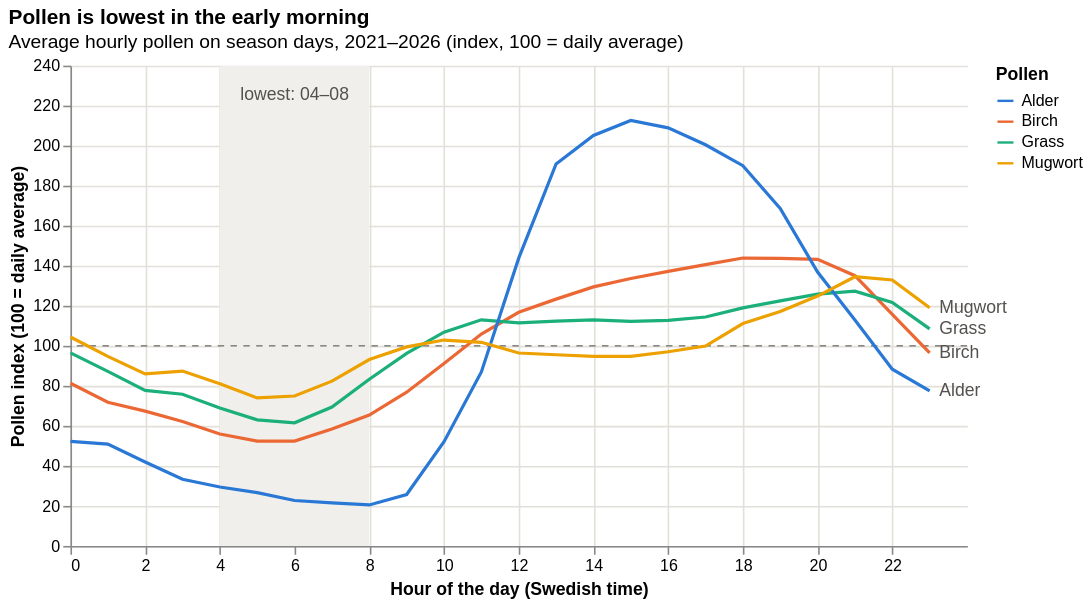

The code cell stored with this chart in its notebook:
### Code cell
band = alt.Chart(pd.DataFrame({"start": [4], "end": [8]})).mark_rect(color="#f0efec").encode(x="start:Q", x2="end:Q")
band_label = alt.Chart(pd.DataFrame({"x": [6], "y": [225], "t": ["lowest: 04–08"]})).mark_text(
    fontSize=11, color="#52514e").encode(x="x:Q", y="y:Q", text="t:N")
ref = alt.Chart(pd.DataFrame({"y": [100]})).mark_rule(strokeDash=[4, 4], color="#898781").encode(y="y:Q")
lines = alt.Chart(hourly_profile).mark_line(strokeWidth=2).encode(
    x=alt.X("hour_local:Q", title="Hour of the day (Swedish time)", scale=alt.Scale(domain=[0, 23]),
            axis=alt.Axis(values=list(range(0, 24, 2)), gridColor=GRID)),
    y=alt.Y("index:Q", title="Pollen index (100 = daily average)", axis=alt.Axis(gridColor=GRID)),
    color=alt.Color("pollen_type:N", sort=POLLEN, scale=POLLEN_SCALE, title="Pollen"),
    tooltip=["pollen_type:N", "hour_local:Q", alt.Tooltip("index:Q", format=".0f")],
)
end_labels = alt.Chart(hourly_profile.query("hour_local == 23")).mark_text(align="left", dx=6, fontSize=11).encode(
    x="hour_local:Q", y="index:Q", text="pollen_type:N", color=alt.value("#52514e"))

(
    alt.layer(band, band_label, ref, lines, end_labels)
    .properties(width=560, height=300, title=title("Pollen is lowest in the early morning",
                                                   "Average hourly pollen on season days, 2021–2026 (index, 100 = daily average)"))
    .configure_view(stroke=None)
)

### Figure 1 — Vega-Lite specification as saved in the notebook (floating-point values rounded to 4 significant figures)
{"config": {"view": {"continuousWidth": 300, "continuousHeight": 300, "stroke": null}}, "layer": [{"data": {"name": "data-ea5b017ab58d92431956989291bcf47b"}, "mark": {"type": "rect", "color": "#f0efec"}, "encoding": {"x": {"field": "start", "type": "quantitative"}, "x2": {"field": "end"}}}, {"data": {"name": "data-f2de37728bcaf6e3cc71983b7d656e4d"}, "mark": {"type": "text", "color": "#52514e", "fontSize": 11}, "encoding": {"text": {"field": "t", "type": "nominal"}, "x": {"field": "x", "type": "quantitative"}, "y": {"field": "y", "type": "quantitative"}}}, {"data": {"name": "data-9d78020f76d997398dca41cfa4b6d9e0"}, "mark": {"type": "rule", "color": "#898781", "strokeDash": [4, 4]}, "encoding": {"y": {"field": "y", "type": "quantitative"}}}, {"data": {"name": "data-03e2123c942421726767683c52d38f93"}, "mark": {"type": "line", "strokeWidth": 2}, "encoding": {"color": {"field": "pollen_type", "scale": {"domain": ["Alder", "Birch", "Grass", "Mugwort"], "range": ["#2a78d6", "#eb6834", "#1baf7a", "#eda100"]}, "sort": ["Alder", "Birch", "Grass", "Mugwort"], "title": "Pollen", "type": "nominal"}, "tooltip": [{"field": "pollen_type", "type": "nominal"}, {"field": "hour_local", "type": "quantitative"}, {"field": "index", "format": ".0f", "type": "quantitative"}], "x": {"axis": {"gridColor": "#e1e0d9", "values": [0, 2, 4, 6, 8, 10, 12, 14, 16, 18, 20, 22]}, "field": "hour_local", "scale": {"domain": [0, 23]}, "title": "Hour of the day (Swedish time)", "type": "quantitative"}, "y": {"axis": {"gridColor": "#e1e0d9"}, "field": "index", "title": "Pollen index (100 = daily average)", "type": "quantitative"}}}, {"data": {"name": "data-8eec2f3da53bef1c3b505f466bf7878e"}, "mark": {"type": "text", "align": "left", "dx": 6, "fontSize": 11}, "encoding": {"color": {"value": "#52514e"}, "text": {"field": "pollen_type", "type": "nominal"}, "x": {"field": "hour_local", "type": "quantitative"}, "y": {"field": "index", "type": "quantitative"}}}], "height": 300, "title": {"text": "Pollen is lowest in the early morning", "anchor": "start", "fontWeight": "bold", "subtitle": "Average hourly pollen on season days, 2021–2026 (index, 100 = daily average)"}, "width": 560, "$schema": "https://vega.github.io/schema/vega-lite/v6.4.1.json", "datasets": {"data-ea5b017ab58d92431956989291bcf47b": [{"start": 4, "end": 8}], "data-f2de37728bcaf6e3cc71983b7d656e4d": [{"x": 6, "y": 225, "t": "lowest: 04–08"}], "data-9d78020f76d997398dca41cfa4b6d9e0": [{"y": 100}], "data-03e2123c942421726767683c52d38f93": [{"pollen_type": "Birch", "hour_local": 10, "grains": 146.3, "index": 91.15}, {"pollen_type": "Birch", "hour_local": 2, "grains": 108.1, "index": 67.35}, {"pollen_type": "Birch", "hour_local": 18, "grains": 230.8, "index": 143.9}, {"pollen_type": "Grass", "hour_local": 14, "grains": 11.66, "index": 112.9}, {"pollen_type": "Grass", "hour_local": 9, "grains": 9.932, "index": 96.2}, {"pollen_type": "Grass", "hour_local": 17, "grains": 11.81, "index": 114.4}, {"pollen_type": "Grass", "hour_local": 5, "grains": 6.505, "index": 63.01}, {"pollen_type": "Alder", "hour_local": 21, "grains": 3.175, "index": 112.9}, {"pollen_type": "Alder", "hour_local": 1, "grains": 1.432, "index": 50.91}, {"pollen_type": "Birch", "hour_local": 13, "grains": 197.9, "index": 123.3}, {"pollen_type": "Birch", "hour_local": 8, "grains": 105.0, "index": 65.43}, {"pollen_type": "Birch", "hour_local": 7, "grains": 93.81, "index": 58.46}, {"pollen_type": "Birch", "hour_local": 19, "grains": 230.6, "index": 143.7}, {"pollen_type": "Grass", "hour_local": 4, "grains": 7.114, "index": 68.91}, {"pollen_type": "Grass", "hour_local": 23, "grains": 11.2, "index": 108.4}, {"pollen_type": "Mugwort", "hour_local": 1, "grains": 3.086, "index": 94.69}, {"pollen_type": "Mugwort", "hour_local": 21, "grains": 4.384, "index": 134.5}, {"pollen_type": "Alder", "hour_local": 23, "grains": 2.18, "index": 77.49}, {"pollen_type": "Alder", "hour_local": 4, "grains": 0.8288, "index": 29.46}, {"pollen_type": "Birch", "hour_local": 20, "grains": 229.8, "index": 143.2}, {"pollen_type": "Birch", "hour_local": 3, "grains": 99.76, "index": 62.17}, {"pollen_type": "Birch", "hour_local": 12, "grains": 187.3, "index": 116.7}, {"pollen_type": "Birch", "hour_local": 6, "grains": 84.1, "index": 52.41}, {"pollen_type": "Grass", "hour_local": 21, "grains": 13.14, "index": 127.3}, {"pollen_type": "Grass", "hour_local": 1, "grains": 9.003, "index": 87.2}, {"pollen_type": "Mugwort", "hour_local": 4, "grains": 2.643, "index": 81.09}, {"pollen_type": "Mugwort", "hour_local": 23, "grains": 3.879, "index": 119.0}, {"pollen_type": "Alder", "hour_local": 18, "grains": 5.345, "index": 190.0}, {"pollen_type": "Alder", "hour_local": 2, "grains": 1.181, "index": 41.97}, {"pollen_type": "Alder", "hour_local": 10, "grains": 1.465, "index": 52.07}, {"pollen_type": "Grass", "hour_local": 15, "grains": 11.58, "index": 112.2}, {"pollen_type": "Grass", "hour_local": 22, "grains": 12.57, "index": 121.7}, {"pollen_type": "Grass", "hour_local": 0, "grains": 9.96, "index": 96.47}, {"pollen_type": "Grass", "hour_local": 11, "grains": 11.67, "index": 113.0}, {"pollen_type": "Grass", "hour_local": 16, "grains": 11.64, "index": 112.7}, {"pollen_type": "Mugwort", "hour_local": 18, "grains": 3.622, "index": 111.1}, {"pollen_type": "Mugwort", "hour_local": 10, "grains": 3.353, "index": 102.9}, {"pollen_type": "Mugwort", "hour_local": 2, "grains": 2.803, "index": 86.0}, {"pollen_type": "Alder", "hour_local": 13, "grains": 5.369, "index": 190.9}, {"pollen_type": "Alder", "hour_local": 7, "grains": 0.6059, "index": 21.54}, {"pollen_type": "Alder", "hour_local": 19, "grains": 4.746, "index": 168.7}, {"pollen_type": "Alder", "hour_local": 8, "grains": 0.5766, "index": 20.49}, {"pollen_type": "Birch", "hour_local": 21, "grains": 216.7, "index": 135.0}, {"pollen_type": "Birch", "hour_local": 1, "grains": 115.2, "index": 71.82}, {"pollen_type": "Grass", "hour_local": 6, "grains": 6.352, "index": 61.52}, {"pollen_type": "Grass", "hour_local": 12, "grains": 11.51, "index": 111.5}, {"pollen_type": "Grass", "hour_local": 3, "grains": 7.824, "index": 75.78}, {"pollen_type": "Grass", "hour_local": 20, "grains": 12.99, "index": 125.8}, {"pollen_type": "Mugwort", "hour_local": 19, "grains": 3.816, "index": 117.1}, {"pollen_type": "Mugwort", "hour_local": 13, "grains": 3.113, "index": 95.53}, {"pollen_type": "Mugwort", "hour_local": 7, "grains": 2.683, "index": 82.34}, {"pollen_type": "Mugwort", "hour_local": 8, "grains": 3.036, "index": 93.15}, {"pollen_type": "Alder", "hour_local": 12, "grains": 4.046, "index": 143.8}, {"pollen_type": "Alder", "hour_local": 20, "grains": 3.85, "index": 136.9}, {"pollen_type": "Alder", "hour_local": 6, "grains": 0.6391, "index": 22.72}, {"pollen_type": "Alder", "hour_local": 3, "grains": 0.9375, "index": 33.32}, {"pollen_type": "Birch", "hour_local": 23, "grains": 154.8, "index": 96.45}, {"pollen_type": "Birch", "hour_local": 4, "grains": 89.75, "index": 55.93}, {"pollen_type": "Grass", "hour_local": 8, "grains": 8.601, "index": 83.31}, {"pollen_type": "Grass", "hour_local": 19, "grains": 12.64, "index": 122.4}, {"pollen_type": "Grass", "hour_local": 13, "grains": 11.59, "index": 112.3}, {"pollen_type": "Grass", "hour_local": 7, "grains": 7.164, "index": 69.39}, {"pollen_type": "Mugwort", "hour_local": 12, "grains": 3.142, "index": 96.41}, {"pollen_type": "Mugwort", "hour_local": 20, "grains": 4.068, "index": 124.8}, {"pollen_type": "Mugwort", "hour_local": 3, "grains": 2.848, "index": 87.39}, {"pollen_type": "Mugwort", "hour_local": 6, "grains": 2.442, "index": 74.93}, {"pollen_type": "Alder", "hour_local": 14, "grains": 5.772, "index": 205.1}, {"pollen_type": "Alder", "hour_local": 17, "grains": 5.64, "index": 200.5}, {"pollen_type": "Alder", "hour_local": 9, "grains": 0.7229, "index": 25.7}, {"pollen_type": "Alder", "hour_local": 5, "grains": 0.7497, "index": 26.65}, {"pollen_type": "Birch", "hour_local": 16, "grains": 220.1, "index": 137.2}, {"pollen_type": "Birch", "hour_local": 11, "grains": 169.9, "index": 105.9}, {"pollen_type": "Birch", "hour_local": 0, "grains": 130.4, "index": 81.28}, {"pollen_type": "Birch", "hour_local": 22, "grains": 185.7, "index": 115.7}, {"pollen_type": "Birch", "hour_local": 15, "grains": 214.5, "index": 133.7}, {"pollen_type": "Mugwort", "hour_local": 5, "grains": 2.41, "index": 73.97}, {"pollen_type": "Mugwort", "hour_local": 17, "grains": 3.255, "index": 99.89}, {"pollen_type": "Mugwort", "hour_local": 9, "grains": 3.242, "index": 99.47}, {"pollen_type": "Mugwort", "hour_local": 14, "grains": 3.088, "index": 94.77}, {"pollen_type": "Alder", "hour_local": 0, "grains": 1.471, "index": 52.28}, {"pollen_type": "Alder", "hour_local": 22, "grains": 2.484, "index": 88.3}, {"pollen_type": "Alder", "hour_local": 15, "grains": 5.981, "index": 212.6}, {"pollen_type": "Alder", "hour_local": 16, "grains": 5.878, "index": 208.9}, {"pollen_type": "Alder", "hour_local": 11, "grains": 2.446, "index": 86.94}, {"pollen_type": "Birch", "hour_local": 5, "grains": 84.01, "index": 52.35}, {"pollen_type": "Birch", "hour_local": 14, "grains": 207.7, "index": 129.4}, {"pollen_type": "Birch", "hour_local": 9, "grains": 123.3, "index": 76.82}, {"pollen_type": "Birch", "hour_local": 17, "grains": 225.6, "index": 140.6}, {"pollen_type": "Grass", "hour_local": 18, "grains": 12.28, "index": 119.0}, {"pollen_type": "Grass", "hour_local": 10, "grains": 11.03, "index": 106.8}, {"pollen_type": "Grass", "hour_local": 2, "grains": 8.022, "index": 77.7}, {"pollen_type": "Mugwort", "hour_local": 22, "grains": 4.332, "index": 132.9}, {"pollen_type": "Mugwort", "hour_local": 16, "grains": 3.162, "index": 97.04}, {"pollen_type": "Mugwort", "hour_local": 0, "grains": 3.402, "index": 104.4}, {"pollen_type": "Mugwort", "hour_local": 11, "grains": 3.316, "index": 101.8}, {"pollen_type": "Mugwort", "hour_local": 15, "grains": 3.086, "index": 94.71}], "data-8eec2f3da53bef1c3b505f466bf7878e": [{"pollen_type": "Grass", "hour_local": 23, "grains": 11.2, "index": 108.4}, {"pollen_type": "Alder", "hour_local": 23, "grains": 2.18, "index": 77.49}, {"pollen_type": "Mugwort", "hour_local": 23, "grains": 3.879, "index": 119.0}, {"pollen_type": "Birch", "hour_local": 23, "grains": 154.8, "index": 96.45}]}}
